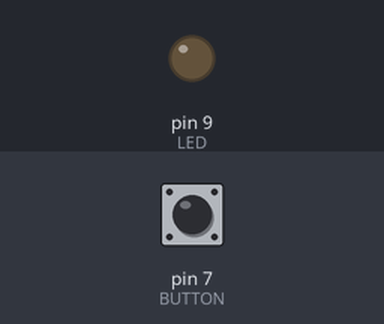
The sketch below on a simulated Arduino Uno, built with avr-gcc and run on an emulated ATmega328P. On the bench: output pins drawn as LEDs (lit = HIGH). The inputs (shaded band) are chosen by the test bench; at power-on: pin 7 (BUTTON) LOW.

Above: at 1.2 s.
1.3 s: pin 7 (BUTTON) pulled HIGH for 0.15 s
At 2.6 s:
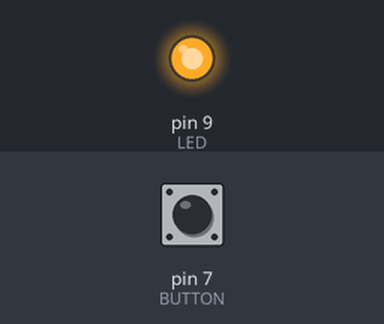
2.9 s: pin 7 (BUTTON) pulled HIGH for 1 s
At 5.0 s:
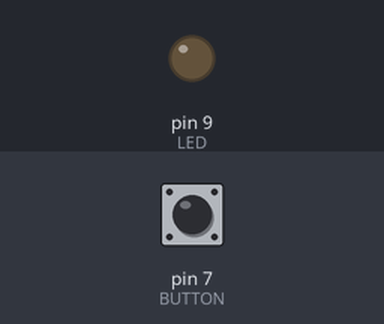
5.4 s: pin 7 (BUTTON) pulled HIGH for 3.2 s
At 9.8 s:
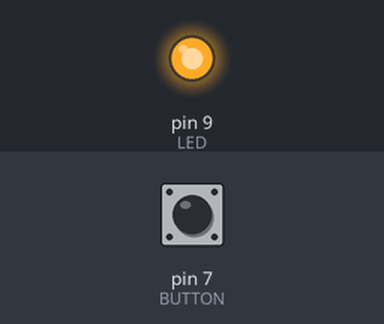
Timing chart, 0 to 11.3 s (numbered marks = the images above; inputs shaded):
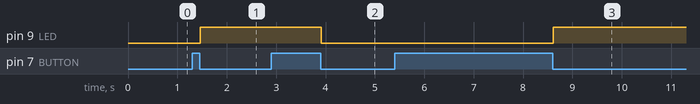

The sketch:

switch_blink.ino
```cpp
const int LED = 9;
const int BUTTON = 7;
const int ON = 1;
const int OFF = 0;

int state = OFF;

boolean is_pressed = false;

void setup() {
  pinMode(LED, OUTPUT);
  pinMode(BUTTON, INPUT);
}

void loop() {
  if (digitalRead(BUTTON)) {
    is_pressed = true;
  }
  else {
    if (is_pressed) {
      delay(10);
      is_pressed = false;

      state = !state;

      if (state == OFF) {
        digitalWrite(LED, LOW);
      }
      else {
        digitalWrite(LED, HIGH);
      }
    }
  }
}
```

Measured:
- after the input at 1.3 s, pin 9 (LED): LOW → HIGH after 0.16 s
- after the input at 2.9 s, pin 9 (LED): HIGH → LOW after 1.0 s
- after the input at 5.4 s, pin 9 (LED): LOW → HIGH after 3.2 s
